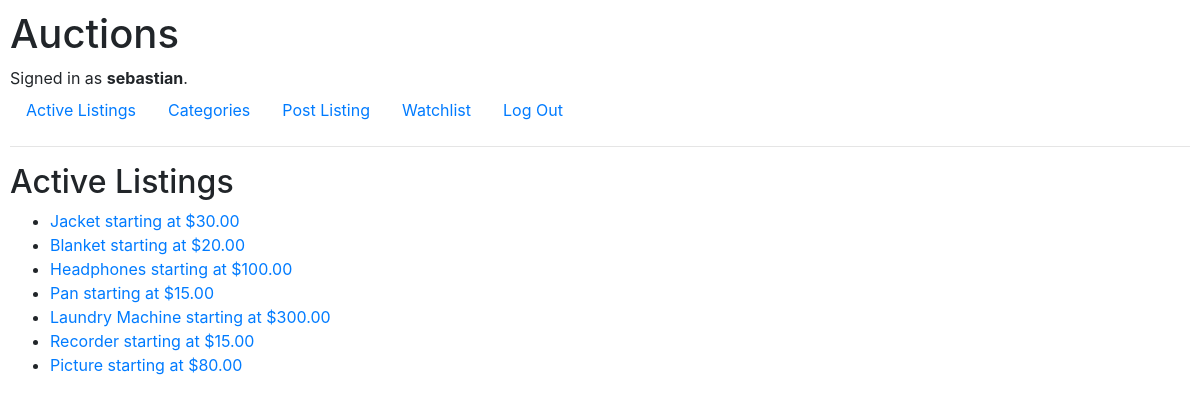
Screenshot of / (signed in) with the database file from the repository.
### auctions/models.py (models this page shows)
class User(AbstractUser):
    pass

class Listing(models.Model):
    listing_user = models.ForeignKey(User, on_delete=models.PROTECT, related_name="user_listings")
    name = models.CharField(max_length=64)
    description = models.CharField(max_length=1000)
    starting_bid = models.DecimalField(max_digits=20, decimal_places=2)
    image = models.URLField(default=None)
    category = models.CharField(max_length=64, default=None)
    listing_watchlist = models.ManyToManyField(User, blank=True, related_name="user_watchlist")
    is_closed = models.BooleanField(default=False)

### auctions/views.py (the view)
# urls.py: path("", views.index, name="index"),
def index(request):
    return render(request, "auctions/index.html", {
       "listings": Listing.objects.all()
       })

### auctions/templates/auctions/index.html
{% extends "auctions/layout.html" %}
{% block body %}
    <h2>Active Listings</h2>
    <ul>
        {% for listing in listings %}
            <li>
                <a href="{% url 'view_listing' listing.id %}">{{ listing.name }} starting at ${{ listing.starting_bid}}</a>
            </li>
        {% empty %}
            <li>No current listings.</li>
        {% endfor %}
    </ul>
{% endblock %}

### auctions/templates/auctions/layout.html (shortened to what this page needs)
{% load static %}
<!DOCTYPE html>
<html lang="en">
    <head>
        <link rel="stylesheet" href="https://stackpath.bootstrapcdn.com/bootstrap/4.4.1/css/bootstrap.min.css">
        <link href="{% static 'auctions/styles.css' %}" rel="stylesheet">
    </head>
    <body>
        <h1>Auctions</h1>
        <div>
            {% if user.is_authenticated %}
                Signed in as <strong>{{ user.username }}</strong>.
            {% else %}
                Not signed in.
            {% endif %}
        </div>
        <ul class="nav">
            <li class="nav-item">
                <a class="nav-link" href="{% url 'index' %}">Active Listings</a>
            </li>
            <li class="nav-item">
                <a class="nav-link" href="{% url 'categories' %}">Categories</a>
            </li>
            {% if user.is_authenticated %}
                <li class="nav-item">
                    <a class="nav-link" href="{% url 'create_listing' %}">Post Listing</a>
                </li>
                <li class="nav-item">
                    <a class="nav-link" href="{% url 'watchlist' %}">Watchlist</a>
                </li>
                <li class="nav-item">
                    <a class="nav-link" href="{% url 'logout' %}">Log Out</a>
                </li>
            {% endif %}
        </ul>
        <hr>
        {% block body %}
        {% endblock %}
    </body>
</html>

### auctions/static/auctions/styles.css (style rules this page uses)
body { padding: 10px; }

### rows the page displays
User: username "sebastian"
Listing: name "Jacket", starting_bid "30.00"
Listing: name "Blanket", starting_bid "20.00"
Listing: name "Headphones", starting_bid "100.00"
Listing: name "Pan", starting_bid "15.00"
Listing: name "Laundry Machine", starting_bid "300.00"
Listing: name "Recorder", starting_bid "15.00"
Listing: name "Picture", starting_bid "80.00"
